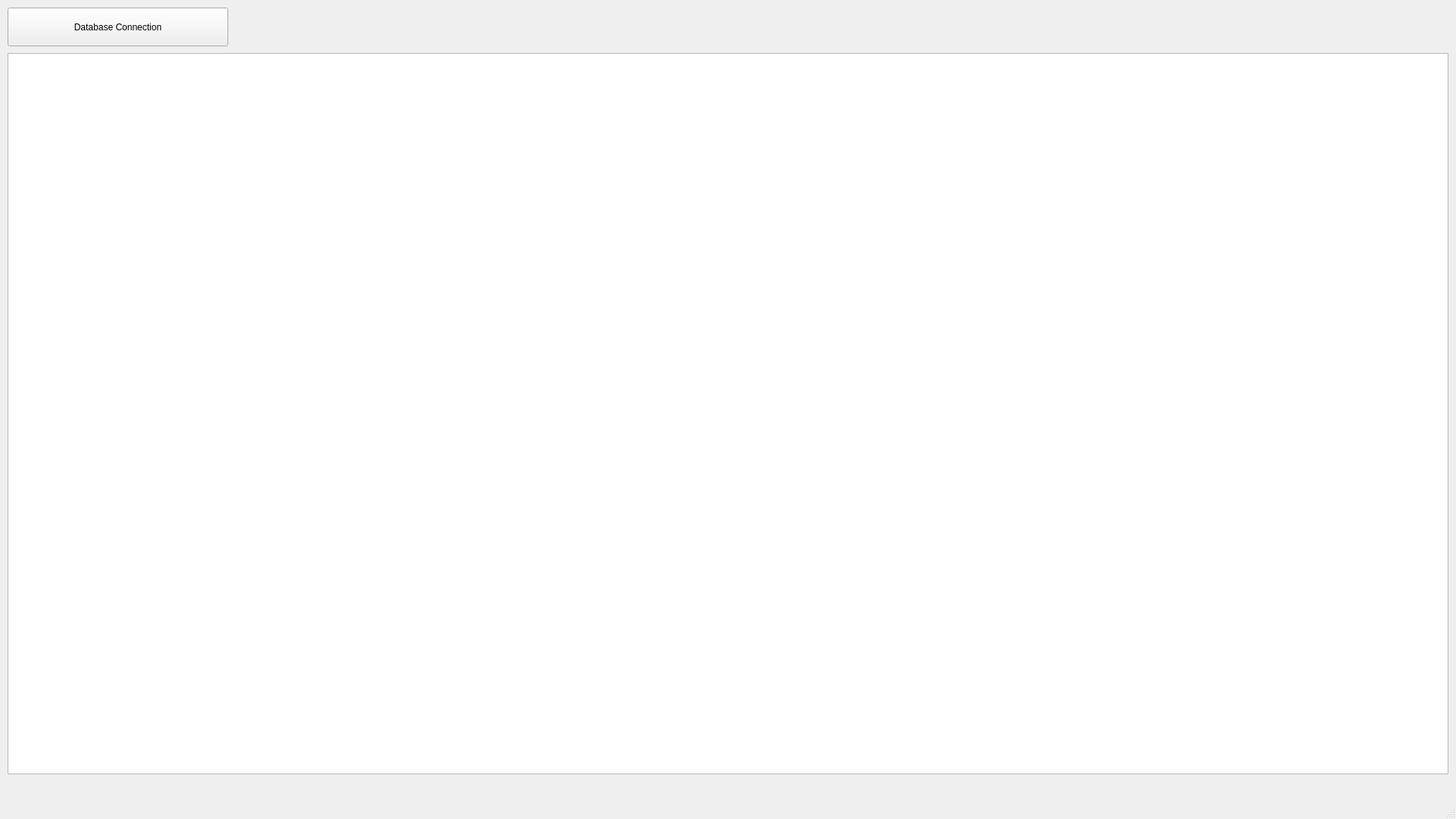
<?xml version="1.0" encoding="UTF-8"?>
<ui version="4.0">
 <class>MainWindow</class>
 <widget class="QMainWindow" name="MainWindow">
  <property name="geometry">
   <rect>
    <x>0</x>
    <y>0</y>
    <width>1920</width>
    <height>1080</height>
   </rect>
  </property>
  <property name="windowTitle">
   <string>MainWindow</string>
  </property>
  <widget class="QWidget" name="centralwidget">
   <widget class="QPushButton" name="DatabaseConnection">
    <property name="geometry">
     <rect>
      <x>10</x>
      <y>10</y>
      <width>291</width>
      <height>51</height>
     </rect>
    </property>
    <property name="text">
     <string>Database Connection</string>
    </property>
   </widget>
   <widget class="QTableView" name="tableView">
    <property name="geometry">
     <rect>
      <x>10</x>
      <y>70</y>
      <width>1900</width>
      <height>951</height>
     </rect>
    </property>
   </widget>
  </widget>
  <widget class="QMenuBar" name="menubar">
   <property name="geometry">
    <rect>
     <x>0</x>
     <y>0</y>
     <width>1920</width>
     <height>19</height>
    </rect>
   </property>
  </widget>
  <widget class="QStatusBar" name="statusbar"/>
 </widget>
 <resources/>
 <connections/>
</ui>
